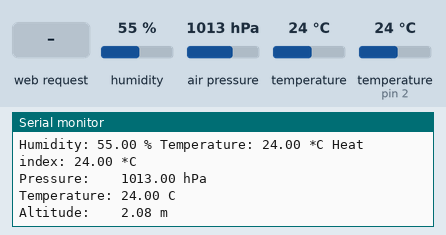
Recording of a sketch running on a simulated Arduino Uno, built with avr-gcc and run on an emulated ATmega328P. Shown: the last lines printed to the serial monitor. The test bench sets the inputs (shaded band); at power-on: air pressure 1013 hPa, humidity 55 %, temperature 24 °C, temperature (sensor on pin 2) 24 °C. WiFi joins after 1.5 s; servers stay silent unless stated.

Above: at 1.8 s.
1.9 s: HTTP request GET /kas/out_temp_update.php received
At 2.38 s:
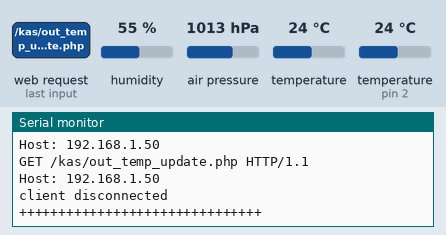
3.5 s: air pressure set to 952 hPa
At 3.87 s:
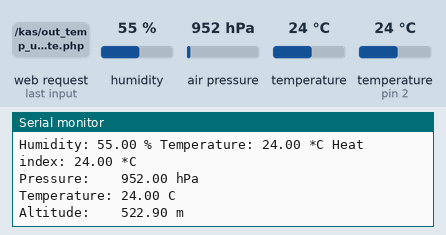
9.6 s: humidity set to 22 %
11.1 s: temperature (sensor 0) set to 12 °C
At 11.35 s:
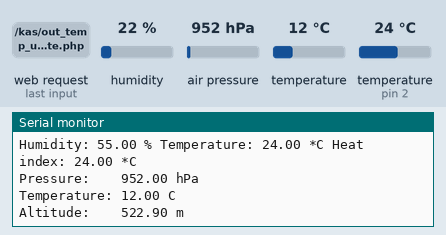
12.6 s: temperature (sensor on pin 2) set to 12 °C
14.1 s: humidity set to 40 %
Timing chart, 0 to 16.6 s (numbered marks = the images above; inputs shaded):
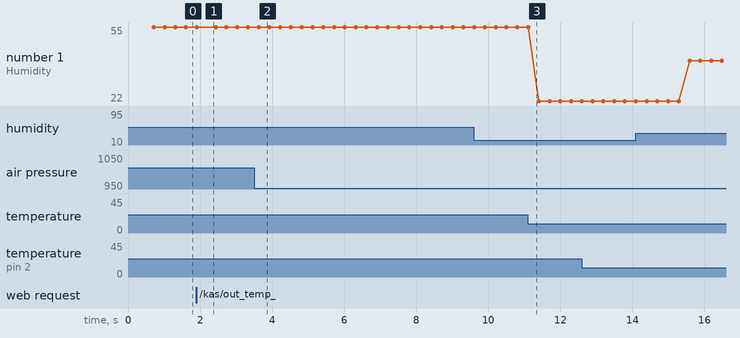

Measured:
- after the input at 1.9 s, the serial monitor: prints a new line after 0.15 s (image 1)
- after the input at 3.5 s, the serial monitor: prints a new line after 0.19 s (image 2)
- after the input at 11.1 s, the serial monitor: prints a new line after 0.09 s (image 3)
- plotted number 1: 22 → 40 after the input at 14.1 s

The sketch:

eth2.ino
```cpp
#include <SPI.h>
#include <Ethernet.h>
#include <EthernetUdp.h>
#include <Wire.h>
#include <RTClib.h>
#include <DHT.h>
#include <Timer.h>
//new
#include <Adafruit_Sensor.h>
#include <Adafruit_BMP085_U.h>

//RTC
/*
RTC_DS1307 RTC;
unsigned int localPort = 8888;
IPAddress timeServer(206,246,122,250);//NTP Server IP (time.nist.gov)
const int NTP_PACKET_SIZE= 48;
byte packetBuffer[ NTP_PACKET_SIZE];
EthernetUDP Udp;
unsigned long epoch; //Unix Epoch time (NTP or RTC depending on state)
*/
//MAC
byte mac[] = { 0x90, 0xA2, 0xDA, 0x0F, 0x9F, 0x08 };    // MAC address
//Server
IPAddress ip(192,168,2,89);//IP address
EthernetServer server(80);

boolean currentLineIsBlank = false;
String readString = "";
//client
EthernetClient clientx;
char cserver[] = "eesystems.net"; // IP Adres (or name) of server to dump data to
//DHT
#define DHTPIN 2
#define DHTTYPE DHT11
DHT dht(DHTPIN, DHTTYPE);

Adafruit_BMP085_Unified bmp = Adafruit_BMP085_Unified(10085);

void setup() {
  //initialize the ethernet device
  Ethernet.begin(mac,ip);
  server.begin();

  Serial.begin(9600); //Start the serial interface
  Wire.begin();  //Start Wire
  /*
  RTC.begin();  //Start the RTC

  delay(1000);
  //check to see if the RTC is already configured
  if(!RTC.isrunning()) {
    Serial.println("RTC Not Configured");
    Serial.println("Starting Ethernet");  //configure Ethernet
    if(Ethernet.begin(mac) == 0) {
      Serial.println("Fatal Error: Unable to obtain DHCP address");
      for(;;)  //do nothing forever!
        ;
    }

    Serial.println("Ethernet Configured");
    Udp.begin(localPort);
    //get the NTP timestamp
    epoch = getNTP();
    //set the RTC
    RTC.adjust(epoch);
    //display what we did!
    Serial.println("RTC Configured:");
    //show Unix Epoch
    Serial.print("Unix Epoch: ");
    Serial.println(epoch);
    //show UTC
    Serial.print("UTC: ");
    showUTC(epoch);
  } else {
    Serial.println("RTC Already Configured");
  }
  */
  Serial.print("Server internal IP: ");
  Serial.println(Ethernet.localIP());
  //client

  //DHT
  Serial.println("DHT/BMP test!");
  dht.begin();
  //BMP180
  if(!bmp.begin()) {
    Serial.print("Ooops, no BMP085 detected!");
    while(1);
  }
  /* Display some basic information on this sensor */
  displaySensorDetails();
}

void loop() {
  //time
  //repeatedly show the current date and time, taken from the RTC
  /*
  DateTime now = RTC.now();

  Serial.print(now.unixtime());
  Serial.print(" - ");
  Serial.print(now.year(), DEC);
  Serial.print('/');
  Serial.print(now.month(), DEC);
  Serial.print('/');
  Serial.print(now.day(), DEC);
  Serial.print(" - ");
  showUTC(now.unixtime());
  delay(1000);
  */
  //DHT
  float h = dht.readHumidity();
  float t = dht.readTemperature();
  float f = dht.readTemperature(true);
  if (isnan(h) || isnan(t) || isnan(f)) {
    Serial.println("Failed to read from DHT sensor!");
    return;
  }
  float hi = dht.computeHeatIndex(f, h);
  float fl = (f - 32) * 5 / 9;
  Serial.print("Humidity: ");
  Serial.print(h);
  Serial.print(" % ");
  Serial.print("Temperature: ");
  Serial.print(t);
  Serial.print(" *C ");
  Serial.print("Heat index: ");
  Serial.print(fl);
  Serial.println(" *C");
  //BMP180
  sensors_event_t event;
  bmp.getEvent(&event);
  if (event.pressure) {
    /* Display atmospheric pressue in hPa */
    Serial.print("Pressure:    ");
    Serial.print(event.pressure);
    Serial.println(" hPa");
    /* First we get the current temperature from the BMP085 */
    float temperature;
    bmp.getTemperature(&temperature);
    Serial.print("Temperature: ");
    Serial.print(temperature);
    Serial.println(" C");
    /* Then convert the atmospheric pressure, and SLP to altitude         */
    /* Update this next line with the current SLP for better results      */
    float seaLevelPressure = SENSORS_PRESSURE_SEALEVELHPA;
    Serial.print("Altitude:    ");
    Serial.print(bmp.pressureToAltitude(seaLevelPressure,event.pressure));
    Serial.println(" m");
    Serial.println("");
  } else {
    Serial.println("Sensor error");
  }
  //delay(1000);
  //Server
  EthernetClient client = server.available();
  if (client) {
    Serial.println("++++++++++++++++++++++++++++");
    Serial.println("new client");

    boolean currentLineIsBlank = true;
    while (client.connected()) {
      if (client.available()) {
        char c = client.read();
        Serial.write(c);
        if (readString.length() < 100) {
          readString += c;
        }
        if (c == '\n' && currentLineIsBlank) {
          Serial.println(readString);
          //print to serial monitor for debuging
          client.println("HTTP/1.1 200 OK");
          client.println("Content-Type: text/html");
          client.println("Connection: close");
          client.println("Refresh: 5");
          client.println();
          client.println("<!DOCTYPE HTML>");
          client.println("<html>");
          client.println("<head>");
          client.println("</head>");
          client.println("<body>");
          client.println("");
          /*
          //rtc
          client.print(now.year(), DEC);
          client.print("-");
          if (now.month() < 10) {
              client.print('0');
          }
          client.print(now.month(), DEC);
          client.print("-");
          if (now.day() < 10) {
              client.print('0');
          }
          client.print(now.day(), DEC);
          client.print(" ");
          if (now.hour() < 10) {
              client.print('0');
          }
          client.print(now.hour(), DEC);
          client.print(':');
          if (now.minute() < 10) {
              client.print('0');
          }
          client.print(now.minute(), DEC);
          client.print(':');
          if (now.second() < 10) {
              client.print('0');
          }
          client.print(now.second(), DEC);
          */
          //DHT
          client.print(" - Humidity: ");
          client.print(h);
          client.print(" % ");
          client.print("Temperature: ");
          client.print(t);
          client.print(" *C ");
          client.print("Heat index: ");
          client.print(fl);
          client.println(" *C");


          client.println("");
          client.println("</body>");
          client.println("</html>");
          break;
        }
        if (c == '\n') {
          // you're starting a new line
          currentLineIsBlank = true;

        }
        else if (c != '\r') {
          //you've gotten a character on the current line
          currentLineIsBlank = false;
        }
      }
    }
    // give the web browser time to receive the data
    delay(10);
    // close the connection:
    client.stop();
    Serial.println("client disconnected");
    Serial.println("+++++++++++++++++++++++++++++++");
  }
  //client
  if (clientx.connect(cserver, 80)) {
    Serial.println("-> Connected");
    // Make a HTTP request:
    clientx.print("GET /kas/out_temp_update.php");
    clientx.print("?insert=");
    clientx.print("now");
    clientx.print("&c_date=");
    //clientx.print(now.unixtime());

    clientx.print("&temp=");
    clientx.print(t);
    clientx.print("&humidity=");
    clientx.print(h);
    clientx.println(" HTTP/1.1");
    clientx.print("Host: ");
    clientx.println(cserver);
    clientx.println("Connection: close");
    clientx.println();
    clientx.stop();
    /*
    Serial.print(now.unixtime());
    */
    Serial.println("DATA SENT!");
  } else {
    Serial.println("--> connection failed/n");
  }
}
/*
unsigned long getNTP() {
  sendNTPpacket(timeServer); // send an NTP packet to a time server
  delay(1000);
  if (Udp.parsePacket()) {
    Udp.read(packetBuffer,NTP_PACKET_SIZE);  // read the packet into the buffer
    unsigned long highWord = word(packetBuffer[40], packetBuffer[41]);
    unsigned long lowWord = word(packetBuffer[42], packetBuffer[43]);
    unsigned long secsSince1900 = highWord << 16 | lowWord;
    Serial.print("Seconds since Jan 1 1900 = " );
    Serial.println(secsSince1900);
    Serial.print("Unix time = ");
    const unsigned long seventyYears = 2208988800UL;
    unsigned long epoch = secsSince1900 - seventyYears;
    //offset +2 hours
    epoch +=7200;
    return epoch;
  }
}

void showUTC(unsigned long epoch) {
  if (((epoch  % 86400L) / 3600) < 10) {
    Serial.print('0');
  }
  Serial.print((epoch  % 86400L) / 3600); // print the hour (86400 equals secs per day)
  Serial.print(':');
  if (((epoch % 3600) / 60) < 10) {
    Serial.print('0');
  }
  Serial.print((epoch  % 3600) / 60); // print the minute (3600 equals secs per minute)
  Serial.print(':');
  if ((epoch % 60) < 10) {
    Serial.print('0');
  }
  Serial.println(epoch %60); // print the second
}

void sendNTPpacket(IPAddress &address) {
  memset(packetBuffer, 0, NTP_PACKET_SIZE);
  packetBuffer[0] = 0b11100011;   // LI, Version, Mode
  packetBuffer[1] = 0;     // Stratum, or type of clock
  packetBuffer[2] = 6;     // Polling Interval
  packetBuffer[3] = 0xEC;  // Peer Clock Precision
  packetBuffer[12]  = 49;
  packetBuffer[13]  = 0x4E;
  packetBuffer[14]  = 49;
  packetBuffer[15]  = 52;
  Udp.beginPacket(address, 123); //NTP requests are to port 123
  Udp.write(packetBuffer,NTP_PACKET_SIZE);
  Udp.endPacket();
}
*/
void displaySensorDetails(void) {
  sensor_t sensor;
  bmp.getSensor(&sensor);
  Serial.println("------------------------------------");
  Serial.print  ("Sensor:       "); Serial.println(sensor.name);
  Serial.print  ("Driver Ver:   "); Serial.println(sensor.version);
  Serial.print  ("Unique ID:    "); Serial.println(sensor.sensor_id);
  Serial.print  ("Max Value:    "); Serial.print(sensor.max_value); Serial.println(" hPa");
  Serial.print  ("Min Value:    "); Serial.print(sensor.min_value); Serial.println(" hPa");
  Serial.print  ("Resolution:   "); Serial.print(sensor.resolution); Serial.println(" hPa");
  Serial.println("------------------------------------");
  Serial.println("");
  delay(500);
}
```
